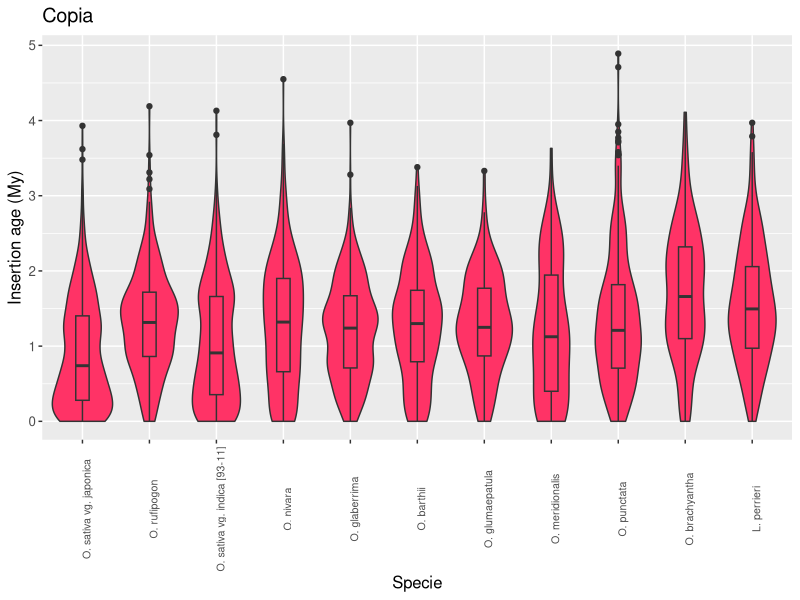

Reproduce this figure in R.
library(ggplot2)
library(cowplot)
setwd("/Users/kchougul/R_project/Violin_plots_OGE")
ds = read.table("RLC.txt", sep="\t",header = TRUE)
#ds$Specie <- factor(ds$Specie, levels = c('O. sativa vg. japonica', 'O. rufipogon', 'O. sativa vg. indica [93-11]', 'O. nivara', 'O. glaberrima', 'O. barthii', 'O. glumaepatula', 'O. meridionalis', 'O. punctata', 'O. brachyantha', 'L. perrieri'))

#mylabels <- c('O. sativa vg. japonica',
#              expression(paste("O. ",italic("rufipogon"))),
#              'O. sativa vg. indica [93-11]',
#              expression(paste("O. ",italic("nivara"))),
#              expression(paste("O. ",italic("glaberrima"))),
#              expression(paste("O. ",italic("barthii"))),
#             expression(paste("O. ",italic("glumaepatula"))),
#              expression(paste("O. ",italic("meridionalis"))),
#              expression(paste("O. ",italic("punctata"))),
#              expression(paste("O. ",italic("brachyantha"))),
#              expression(paste("L. ",italic("perrieri")))
#             ) 
ds$Specie <- factor(ds$Specie, levels = c('O. sativa vg. japonica', 'O. rufipogon', 'O. sativa vg. indica [93-11]', 'O. nivara', 'O. glaberrima', 'O. barthii', 'O. glumaepatula', 'O. meridionalis', 'O. punctata', 'O. brachyantha', 'L. perrieri'))
#ds$Specie <- factor(ds$Specie, levels = mylabels)

# save plots
savePlot <- function(myPlot) {
  pdf("copia.pdf")
  print(myPlot)
  dev.off()
}

# Create a Violin plots
myPlot <- ggplot(ds, aes(x = Specie, y =Insertion_age, fill="green")) + 
  geom_violin() +
  geom_boxplot(width=0.2) +
  ylab('Insertion age (My)') + 
  labs(title = "Copia") +
  theme(text = element_text(size=12)) +
  theme(axis.text.x=element_text(size=rel(0.8), angle=90)) +
  theme(legend.position="none") +
  scale_fill_manual(values=c("#FF3366"))
  #scale_x_discrete(labels = mylabels)
  # #99FF99 -> Gypsy
  # FF3366 -> Copia
  # 99CCFF > unknown
savePlot(myPlot)
